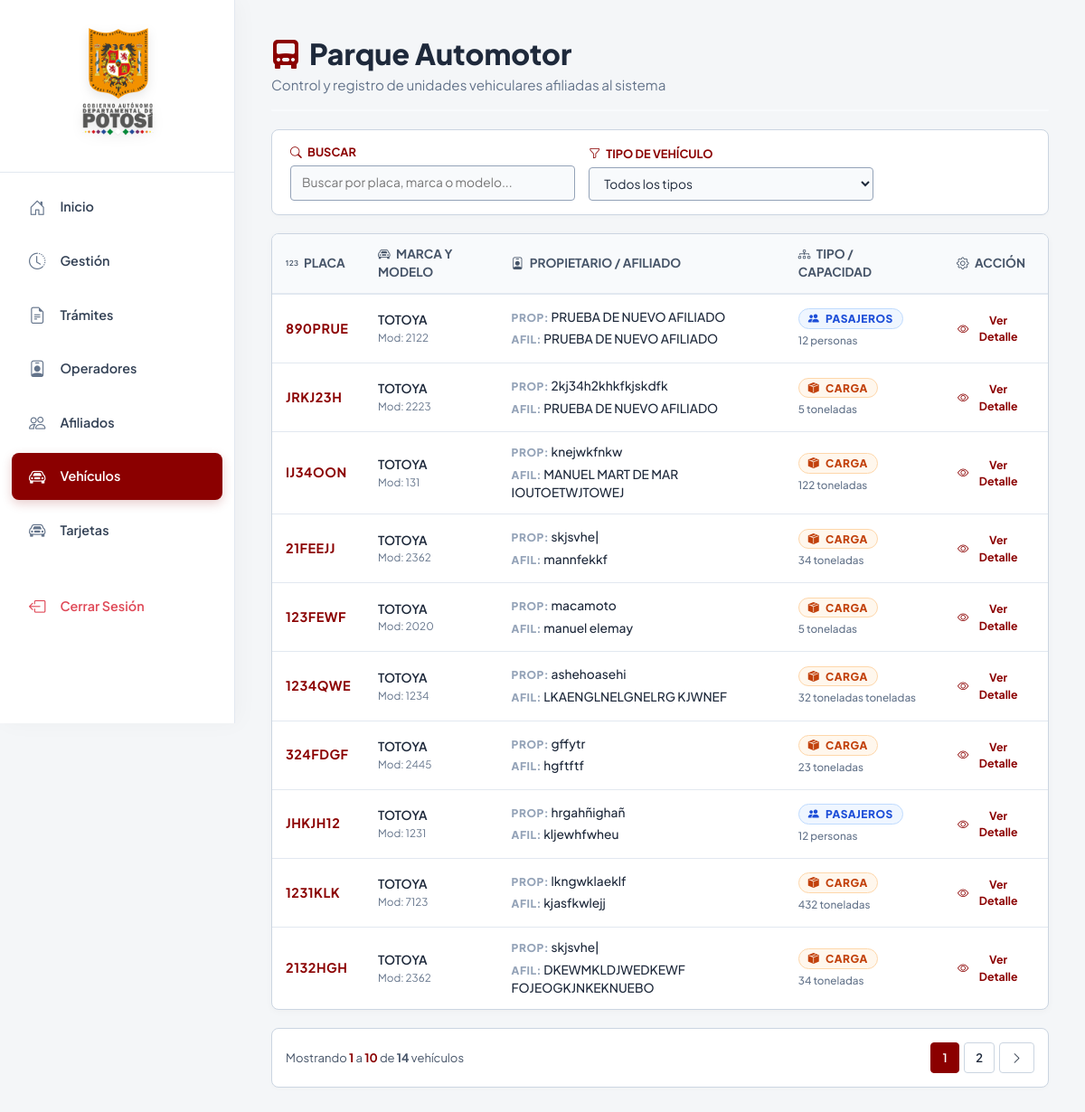
/vehiculos/ (signed in), run on the app's committed database.
### apps/vehiculo/models.py (models this page shows, shortened)
class Vehiculo(models.Model):
    TRANSPORTE = (
        ('p', 'PASAJEROS'),
        ('c', 'CARGA'),
    )
    afiliado = models.ForeignKey(
        Afiliado,
        on_delete=models.PROTECT,
        related_name='vehiculo_afiliado'
    )
    marca = models.ForeignKey(
        MarcaVehiculo,
        on_delete=models.PROTECT,
        related_name='vehiculo_marca'
    )
    tipo = models.ForeignKey(
        TipoVehiculo,
        on_delete=models.PROTECT,
        related_name='vehiculo_tipo'
    )
    propietario = models.CharField(max_length=500, blank=True)
    transporte = models.CharField(max_length=20, choices=TRANSPORTE)
    modelo = models.PositiveIntegerField()
    placa = models.CharField(max_length=7, unique=True)
    chasis = models.CharField(max_length=100, unique=True)
    capacidad = models.CharField(max_length=20)
    fecha_registro = models.DateTimeField(auto_now_add=True)

class MarcaVehiculo(models.Model):
    nombre = models.CharField(max_length=100)
    fecha_registro = models.DateTimeField(auto_now_add=True)

### apps/afiliado/models.py (models this page shows, shortened)
class Afiliado(models.Model):
    operador = models.ForeignKey(
        Operador,
        on_delete=models.PROTECT,
        related_name='afiliado_operador'
    )
    nombre_completo = models.CharField(max_length=500)
    fecha_registro = models.DateTimeField(auto_now_add=True)

### apps/vehiculo/views.py (the view)
# urls.py: path('vehiculos/', views.lista_vehiculos, name='lista_vehiculos'),
@login_required
@user_passes_test(es_admin, login_url='/', redirect_field_name=None)
def lista_vehiculos(request: HttpRequest) -> HttpResponse:
    q = request.GET.get('q', '').strip()
    tipo = request.GET.get('tipo', 'todos')
    try:
        vehiculos_list = Vehiculo.objects.select_related(
            'marca', 'tipo', 'afiliado'
        ).all().order_by('-fecha_registro')
        if q:
            filtros = Q(placa__icontains=q) | Q(marca__nombre__icontains=q)
            if q.isdigit():
                filtros |= Q(modelo=q)
            vehiculos_list = vehiculos_list.filter(filtros)
        if tipo and tipo != 'todos':
            vehiculos_list = vehiculos_list.filter(transporte=tipo)
        paginator = Paginator(vehiculos_list, 10)
        page_number = request.GET.get('page')
        vehiculos = paginator.get_page(page_number)
    except DatabaseError as e:
        logger.error(f"Error de base de datos en lista_vehiculos: {e}")
        messages.error(request, "Ocurrió un error al cargar la lista de vehículos.")
        vehiculos = []
    contexto = {
        'vehiculos': vehiculos,
        'q': q,
        'tipo_actual': tipo,
    }
    if request.headers.get('x-requested-with') == 'XMLHttpRequest':
        return render(request, 'vehiculo/parcial_tabla.html', contexto)
    return render(request, 'vehiculo/lista.html', contexto)

### apps/usuario/permisos.py (called while the page is built)
def es_admin(user):
    return user.is_authenticated and user.rol in ['sa', 'a']

### templates/vehiculo/lista.html (shortened to what this page needs)
{% extends 'base.html' %}
{% block content %}
<div>
    <div class="header-pagina">
        <div>
            <h2 class="titulo-principal"><i class="bi bi-truck-front-fill" style="color: var(--color-principal);" aria-hidden="true"></i> Parque Automotor</h2>
            <p class="subtitulo-principal">Control y registro de unidades vehiculares afiliadas al sistema</p>
        </div>
    </div>
    <div class="panel-filtros">
        <form id="searchForm" class="grid-filtros" onsubmit="event.preventDefault();">
            <div class="form-group">
                <label for="q"><i class="bi bi-search me-1" aria-hidden="true"></i> Buscar</label>
                <input type="text" id="q" name="q" value="{{ q }}" placeholder="Buscar por placa, marca o modelo..." autocomplete="off">
            </div>
            <div class="form-group">
                <label for="tipo"><i class="bi bi-funnel me-1" aria-hidden="true"></i> Tipo de Vehículo</label>
                <select id="tipo" name="tipo">
                    <option value="todos" {% if tipo_actual == 'todos' %}selected{% endif %}>Todos los tipos</option>
                </select>
            </div>
        </form>
    </div>
    <div id="resultados-tabla" aria-live="polite">
        {% include 'vehiculo/parcial_tabla.html' %}
    </div>
</div>
{% endblock %}

### templates/vehiculo/parcial_tabla.html (shortened to what this page needs)
<div class="tabla-contenedor">
    <table class="tabla-moderna" aria-label="Lista de vehículos">
        <thead>
            <tr>
                <th scope="col"><i class="bi bi-123 me-1" aria-hidden="true"></i> Placa</th>
                <th scope="col"><i class="bi bi-car-front me-1" aria-hidden="true"></i> Marca y Modelo</th>
                <th scope="col"><i class="bi bi-person-badge me-1" aria-hidden="true"></i> Propietario / Afiliado</th>
                <th scope="col"><i class="bi bi-diagram-3 me-1" aria-hidden="true"></i> Tipo / Capacidad</th>
                <th scope="col" style="text-align: center;"><i class="bi bi-gear me-1" aria-hidden="true"></i> Acción</th>
            </tr>
        </thead>
        <tbody>
            {% for vehiculo in vehiculos %}
            <tr>
                <td>
                    <strong style="color: var(--color-principal); font-size: 1.05em; letter-spacing: 0.5px;">
                        {{ vehiculo.placa|upper }}
                    </strong>
                </td>
                <td>
                    <div style="font-weight: 600;">{{ vehiculo.marca.nombre }}</div>
                    <div class="text-muted-small">Mod: {{ vehiculo.modelo }}</div>
                </td>
                <td>
                    <div style="margin-bottom: 4px;">
                        <span class="label-mini">PROP:</span>
                        <span style="font-weight: 500;">{{ vehiculo.propietario|default:"No registrado" }}</span>
                    </div>
                    <div>
                        <span class="label-mini">AFIL:</span>
                        <span style="font-weight: 500;">{{ vehiculo.afiliado.nombre_completo }}</span>
                    </div>
                </td>
                <td>
                    {% if vehiculo.transporte == 'p' %}
                        <span class="badge bg-pasajeros"><i class="bi bi-people-fill me-1" aria-hidden="true"></i> Pasajeros</span>
                        <div class="text-muted-small" style="margin-top: 4px; font-weight: 500;">
                            {{ vehiculo.capacidad }} personas
                        </div>
                    {% else %}
                        <span class="badge bg-carga"><i class="bi bi-box-seam-fill me-1" aria-hidden="true"></i> Carga</span>
                        <div class="text-muted-small" style="margin-top: 4px; font-weight: 500;">
                            {{ vehiculo.capacidad }} toneladas
                        </div>
                    {% endif %}
                </td>
                <td style="text-align: center;">
                    <a href="{% url 'vehiculo:detalle_vehiculo' vehiculo.placa %}" class="link-custom" aria-label="Ver detalle del vehículo {{ vehiculo.placa }}">
                        <i class="bi bi-eye" aria-hidden="true"></i> Ver Detalle
                    </a>
                </td>
            </tr>
            {% empty %}
            <tr>
                <td colspan="5" style="text-align: center; padding: 40px; color: #94a3b8;">
                    <i class="bi bi-car-front fs-2 d-block mb-2" aria-hidden="true"></i> No hay vehículos registrados
                </td>
            </tr>
            {% endfor %}
        </tbody>
    </table>
</div>
<div class="paginacion-container">
    <div aria-live="polite">
        Mostrando <strong style="color: var(--color-principal);">{{ vehiculos.start_index|default:"0" }}</strong> a <strong style="color: var(--color-principal);">{{ vehiculos.end_index|default:"0" }}</strong> de <strong>{{ vehiculos.paginator.count|default:"0" }}</strong> vehículos
    </div>
    {% if vehiculos.has_other_pages %}
        <nav aria-label="Navegación de páginas">
            <ul class="paginacion-nav">
                {% for i in vehiculos.paginator.page_range %}
                    {% if vehiculos.number == i %}
                        <li><span class="activo" aria-current="page">{{ i }}</span></li>
                    {% elif i > vehiculos.number|add:'-3' and i < vehiculos.number|add:'3' %}
                        <li>
                            <a href="?page={{ i }}&q={{ q|urlencode }}&tipo={{ tipo_actual|urlencode }}" aria-label="Ir a la página {{ i }}">{{ i }}</a>
                        </li>
                    {% endif %}
                {% endfor %}
                {% if vehiculos.has_next %}
                    <li>
                        <a href="?page={{ vehiculos.next_page_number }}&q={{ q|urlencode }}&tipo={{ tipo_actual|urlencode }}" aria-label="Página siguiente" title="Siguiente">
                            <i class="bi bi-chevron-right" aria-hidden="true"></i>
                        </a>
                    </li>
                {% endif %}
            </ul>
        </nav>
    {% endif %}
</div>

### templates/base.html (style rules this page uses)
:root { --primary: #8b0000; --primary-dark: #660000; --secondary: #c5a059; --tertiary: #c5a059; --bg-body: #f4f6f8; --bg-sidebar: #ffffff; --bg-surface: #ffffff; --text-main: #334155; --text-muted: #64748b; --border-color: #e2e8f0; --white: #ffffff; }
body { background-color: var(--bg-body); font-family: 'Plus Jakarta Sans', sans-serif; font-size: 14.5px; color: var(--text-main); min-height: 100vh; }

### templates/vehiculo/lista.html (style rules this page uses)
:root { --color-principal: #8b0000; --color-hover: #6a0000; --color-texto: #1e293b; --color-borde: #cbd5e1; --bg-suave: #f8fafc; }
.header-pagina { display: flex; justify-content: space-between; align-items: center; margin-bottom: 20px; padding-bottom: 15px; border-bottom: 2px solid var(--bg-suave); }
.titulo-principal { color: var(--color-texto); font-weight: 800; margin: 0; display: flex; align-items: center; gap: 10px; }
.subtitulo-principal { color: #64748b; margin: 5px 0 0 0; font-size: 0.95rem; }
.panel-filtros { background-color: white; border: 1px solid var(--color-borde); border-radius: 8px; padding: 15px 20px; margin-bottom: 20px; box-shadow: 0 2px 4px rgba(0,0,0,0.02); }
.grid-filtros { display: grid; grid-template-columns: 2fr 2fr 1fr; gap: 15px; align-items: end; }
.form-group label { display: block; font-size: 0.8rem; font-weight: 700; color: var(--color-principal); margin-bottom: 5px; text-transform: uppercase; }
.form-group input, .form-group select { width: 100%; padding: 8px 12px; border: 1px solid #94a3b8; border-radius: 4px; background-color: var(--bg-suave); color: var(--color-texto); font-size: 0.95em; transition: border-color 0.2s; }

### templates/vehiculo/parcial_tabla.html (style rules this page uses)
:root { --color-principal: #8b0000; --color-hover: #6a0000; --color-texto: #1e293b; --color-borde: #cbd5e1; --bg-suave: #f8fafc; }
.tabla-contenedor { background: white; border: 1px solid var(--color-borde); border-radius: 8px; overflow: hidden; box-shadow: 0 2px 8px rgba(0,0,0,0.03); margin-bottom: 20px; }
.tabla-moderna { width: 100%; border-collapse: collapse; text-align: left; }
.tabla-moderna th { background-color: var(--bg-suave); color: #475569; font-weight: 700; font-size: 0.85rem; text-transform: uppercase; padding: 12px 15px; border-bottom: 2px solid #e2e8f0; }
.tabla-moderna td { padding: 12px 15px; border-bottom: 1px solid #e2e8f0; color: var(--color-texto); font-size: 0.95em; vertical-align: middle; }
.tabla-moderna tbody tr { transition: background-color 0.2s; }
.tabla-moderna tbody tr:last-child td { border-bottom: none; }
.link-custom { color: var(--color-principal); text-decoration: none; font-weight: 700; font-size: 0.9em; display: inline-flex; align-items: center; gap: 4px; padding: 6px 10px; border-radius: 4px; transition: background-color 0.2s; border: 1px solid transparent; }
.badge { padding: 4px 10px; border-radius: 20px; font-size: 0.75rem; font-weight: 800; letter-spacing: 0.5px; text-transform: uppercase; display: inline-block; }
.bg-pasajeros { background-color: #eff6ff; color: #1d4ed8; border: 1px solid #bfdbfe; }
.bg-carga { background-color: #fff7ed; color: #c2410c; border: 1px solid #fed7aa; }
.paginacion-container { display: flex; justify-content: space-between; align-items: center; background: white; padding: 15px; border: 1px solid var(--color-borde); border-radius: 8px; font-size: 0.9em; color: #475569; box-shadow: 0 2px 4px rgba(0,0,0,0.02); }
.paginacion-nav { display: flex; gap: 5px; margin: 0; padding: 0; list-style: none; }
.paginacion-nav a, .paginacion-nav span { padding: 6px 12px; border-radius: 4px; text-decoration: none; font-weight: 600; border: 1px solid var(--color-borde); color: var(--color-texto); transition: all 0.2s; display: inline-flex; align-items: center; justify-content: center; min-width: 32px; }
.paginacion-nav span.activo { background-color: var(--color-principal); color: white; border-color: var(--color-principal); }
.text-muted-small { color: #64748b; font-size: 0.85em; }
.label-mini { font-weight: 800; color: #94a3b8; font-size: 0.75rem; letter-spacing: 0.5px; }

### data on the page
Vehiculo: placa "890PRUE", marca.nombre "TOTOYA", modelo "2122", propietario "PRUEBA DE NUEVO AFILIADO", afiliado.nombre_completo "PRUEBA DE NUEVO AFILIADO", capacidad "12"
Vehiculo: placa "JRKJ23H", marca.nombre "TOTOYA", modelo "2223", propietario "2kj34h2khkfkjskdfk", afiliado.nombre_completo "PRUEBA DE NUEVO AFILIADO", capacidad "5"
Vehiculo: placa "IJ34OON", marca.nombre "TOTOYA", modelo "131", propietario "knejwkfnkw", afiliado.nombre_completo "MANUEL MART DE MAR IOUTOETWJTOWEJ", capacidad "122"
Vehiculo: placa "21FEEJJ", marca.nombre "TOTOYA", modelo "2362", propietario "skjsvhe|", afiliado.nombre_completo "mannfekkf", capacidad "34"
Vehiculo: placa "123FEWF", marca.nombre "TOTOYA", modelo "2020", propietario "macamoto", afiliado.nombre_completo "manuel elemay", capacidad "5"
Vehiculo: placa "1234QWE", marca.nombre "TOTOYA", modelo "1234", propietario "ashehoasehi", afiliado.nombre_completo "LKAENGLNELGNELRG KJWNEF", capacidad "32 toneladas"
Vehiculo: placa "324FDGF", marca.nombre "TOTOYA", modelo "2445", propietario "gffytr", afiliado.nombre_completo "hgftftf", capacidad "23"
Vehiculo: placa "JHKJH12", marca.nombre "TOTOYA", modelo "1231", propietario "hrgahñighañ", afiliado.nombre_completo "kljewhfwheu", capacidad "12"
Vehiculo: placa "1231KLK", marca.nombre "TOTOYA", modelo "7123", propietario "lkngwklaeklf", afiliado.nombre_completo "kjasfkwlejj", capacidad "432"
Vehiculo: placa "2132HGH", marca.nombre "TOTOYA", modelo "2362", propietario "skjsvhe|", afiliado.nombre_completo "DKEWMKLDJWEDKEWF FOJEOGKJNKEKNUEBO", capacidad "34"

### other printed values
{{ vehiculos.start_index|default:"0" }} "1"
{{ vehiculos.end_index|default:"0" }} "10"
{{ vehiculos.paginator.count|default:"0" }} "14"
{{ i }} "1"
{{ i }} "2"
